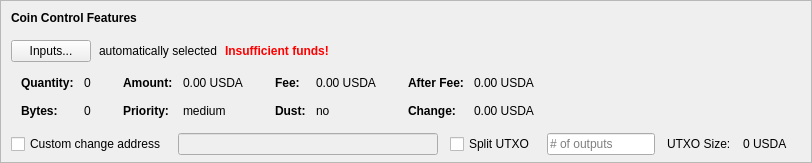
    <widget class="QFrame" name="frameCoinControl">
     <property name="sizePolicy">
      <sizepolicy hsizetype="Expanding" vsizetype="Expanding">
       <horstretch>0</horstretch>
       <verstretch>0</verstretch>
      </sizepolicy>
     </property>
     <property name="maximumSize">
      <size>
       <width>16777215</width>
       <height>16777215</height>
      </size>
     </property>
     <property name="frameShape">
      <enum>QFrame::StyledPanel</enum>
     </property>
     <property name="frameShadow">
      <enum>QFrame::Sunken</enum>
     </property>
     <layout class="QVBoxLayout" name="verticalLayoutCoinControl2">
      <property name="spacing">
       <number>0</number>
      </property>
      <property name="leftMargin">
       <number>0</number>
      </property>
      <property name="topMargin">
       <number>0</number>
      </property>
      <property name="rightMargin">
       <number>0</number>
      </property>
      <property name="bottomMargin">
       <number>6</number>
      </property>
      <item>
       <layout class="QVBoxLayout" name="verticalLayoutCoinControl" stretch="0,0,0,0,1">
        <property name="spacing">
         <number>0</number>
        </property>
        <property name="leftMargin">
         <number>10</number>
        </property>
        <property name="topMargin">
         <number>10</number>
        </property>
        <item>
         <layout class="QHBoxLayout" name="horizontalLayoutCoinControl1">
          <property name="bottomMargin">
           <number>15</number>
          </property>
          <item>
           <widget class="QLabel" name="labelCoinControlFeatures">
            <property name="sizePolicy">
             <sizepolicy hsizetype="Preferred" vsizetype="Maximum">
              <horstretch>0</horstretch>
              <verstretch>0</verstretch>
             </sizepolicy>
            </property>
            <property name="font">
             <font>
              <weight>75</weight>
              <bold>true</bold>
             </font>
            </property>
            <property name="styleSheet">
             <string notr="true">font-weight:bold;</string>
            </property>
            <property name="text">
             <string>Coin Control Features</string>
            </property>
           </widget>
          </item>
         </layout>
        </item>
        <item>
         <layout class="QHBoxLayout" name="horizontalLayoutCoinControl2" stretch="0,0,0,0">
          <property name="spacing">
           <number>8</number>
          </property>
          <property name="bottomMargin">
           <number>10</number>
          </property>
          <item>
           <widget class="QPushButton" name="pushButtonCoinControl">
            <property name="styleSheet">
             <string notr="true"/>
            </property>
            <property name="text">
             <string>Inputs...</string>
            </property>
            <property name="autoDefault">
             <bool>false</bool>
            </property>
           </widget>
          </item>
          <item>
           <widget class="QLabel" name="labelCoinControlAutomaticallySelected">
            <property name="text">
             <string>automatically selected</string>
            </property>
            <property name="margin">
             <number>5</number>
            </property>
           </widget>
          </item>
          <item>
           <widget class="QLabel" name="labelCoinControlInsuffFunds">
            <property name="font">
             <font>
              <weight>75</weight>
              <bold>true</bold>
             </font>
            </property>
            <property name="styleSheet">
             <string notr="true">color:red;font-weight:bold;</string>
            </property>
            <property name="text">
             <string>Insufficient funds!</string>
            </property>
            <property name="margin">
             <number>5</number>
            </property>
           </widget>
          </item>
          <item>
           <spacer name="horizontalSpacerCoinControl">
            <property name="orientation">
             <enum>Qt::Horizontal</enum>
            </property>
            <property name="sizeHint" stdset="0">
             <size>
              <width>40</width>
              <height>1</height>
             </size>
            </property>
           </spacer>
          </item>
         </layout>
        </item>
        <item>
         <widget class="QWidget" name="widgetCoinControl" native="true">
          <property name="sizePolicy">
           <sizepolicy hsizetype="Preferred" vsizetype="Preferred">
            <horstretch>0</horstretch>
            <verstretch>0</verstretch>
           </sizepolicy>
          </property>
          <property name="minimumSize">
           <size>
            <width>0</width>
            <height>0</height>
           </size>
          </property>
          <property name="styleSheet">
           <string notr="true"/>
          </property>
          <layout class="QHBoxLayout" name="horizontalLayoutCoinControl5">
           <property name="leftMargin">
            <number>0</number>
           </property>
           <property name="topMargin">
            <number>0</number>
           </property>
           <property name="rightMargin">
            <number>0</number>
           </property>
           <property name="bottomMargin">
            <number>0</number>
           </property>
           <item>
            <layout class="QHBoxLayout" name="horizontalLayoutCoinControl3" stretch="0,0,0,1">
             <property name="spacing">
              <number>20</number>
             </property>
             <property name="topMargin">
              <number>0</number>
             </property>
             <property name="bottomMargin">
              <number>10</number>
             </property>
             <item>
              <layout class="QFormLayout" name="formLayoutCoinControl1">
               <property name="horizontalSpacing">
                <number>10</number>
               </property>
               <property name="verticalSpacing">
                <number>14</number>
               </property>
               <property name="leftMargin">
                <number>10</number>
               </property>
               <property name="topMargin">
                <number>4</number>
               </property>
               <property name="rightMargin">
                <number>6</number>
               </property>
               <item row="0" column="0">
                <widget class="QLabel" name="labelCoinControlQuantityText">
                 <property name="font">
                  <font>
                   <weight>75</weight>
                   <bold>true</bold>
                  </font>
                 </property>
                 <property name="text">
                  <string>Quantity:</string>
                 </property>
                 <property name="margin">
                  <number>0</number>
                 </property>
                </widget>
               </item>
               <item row="0" column="1">
                <widget class="QLabel" name="labelCoinControlQuantity">
                 <property name="cursor">
                  <cursorShape>IBeamCursor</cursorShape>
                 </property>
                 <property name="contextMenuPolicy">
                  <enum>Qt::ActionsContextMenu</enum>
                 </property>
                 <property name="text">
                  <string notr="true">0</string>
                 </property>
                 <property name="margin">
                  <number>0</number>
                 </property>
                 <property name="textInteractionFlags">
                  <set>Qt::LinksAccessibleByMouse|Qt::TextSelectableByKeyboard|Qt::TextSelectableByMouse</set>
                 </property>
                </widget>
               </item>
               <item row="1" column="0">
                <widget class="QLabel" name="labelCoinControlBytesText">
                 <property name="font">
                  <font>
                   <weight>75</weight>
                   <bold>true</bold>
                  </font>
                 </property>
                 <property name="text">
                  <string>Bytes:</string>
                 </property>
                </widget>
               </item>
               <item row="1" column="1">
                <widget class="QLabel" name="labelCoinControlBytes">
                 <property name="cursor">
                  <cursorShape>IBeamCursor</cursorShape>
                 </property>
                 <property name="contextMenuPolicy">
                  <enum>Qt::ActionsContextMenu</enum>
                 </property>
                 <property name="text">
                  <string notr="true">0</string>
                 </property>
                 <property name="textInteractionFlags">
                  <set>Qt::LinksAccessibleByMouse|Qt::TextSelectableByKeyboard|Qt::TextSelectableByMouse</set>
                 </property>
                </widget>
               </item>
              </layout>
             </item>
             <item>
              <layout class="QFormLayout" name="formLayoutCoinControl2">
               <property name="horizontalSpacing">
                <number>10</number>
               </property>
               <property name="verticalSpacing">
                <number>14</number>
               </property>
               <property name="leftMargin">
                <number>6</number>
               </property>
               <property name="topMargin">
                <number>4</number>
               </property>
               <property name="rightMargin">
                <number>6</number>
               </property>
               <item row="0" column="0">
                <widget class="QLabel" name="labelCoinControlAmountText">
                 <property name="font">
                  <font>
                   <weight>75</weight>
                   <bold>true</bold>
                  </font>
                 </property>
                 <property name="text">
                  <string>Amount:</string>
                 </property>
                 <property name="margin">
                  <number>0</number>
                 </property>
                </widget>
               </item>
               <item row="0" column="1">
                <widget class="QLabel" name="labelCoinControlAmount">
                 <property name="cursor">
                  <cursorShape>IBeamCursor</cursorShape>
                 </property>
                 <property name="contextMenuPolicy">
                  <enum>Qt::ActionsContextMenu</enum>
                 </property>
                 <property name="text">
                  <string notr="true">0.00 USDA</string>
                 </property>
                 <property name="textInteractionFlags">
                  <set>Qt::LinksAccessibleByMouse|Qt::TextSelectableByKeyboard|Qt::TextSelectableByMouse</set>
                 </property>
                </widget>
               </item>
               <item row="1" column="0">
                <widget class="QLabel" name="labelCoinControlPriorityText">
                 <property name="font">
                  <font>
                   <weight>75</weight>
                   <bold>true</bold>
                  </font>
                 </property>
                 <property name="text">
                  <string>Priority:</string>
                 </property>
                </widget>
               </item>
               <item row="1" column="1">
                <widget class="QLabel" name="labelCoinControlPriority">
                 <property name="cursor">
                  <cursorShape>IBeamCursor</cursorShape>
                 </property>
                 <property name="contextMenuPolicy">
                  <enum>Qt::ActionsContextMenu</enum>
                 </property>
                 <property name="text">
                  <string>medium</string>
                 </property>
                 <property name="textInteractionFlags">
                  <set>Qt::LinksAccessibleByMouse|Qt::TextSelectableByKeyboard|Qt::TextSelectableByMouse</set>
                 </property>
                </widget>
               </item>
              </layout>
             </item>
             <item>
              <layout class="QFormLayout" name="formLayoutCoinControl3">
               <property name="horizontalSpacing">
                <number>10</number>
               </property>
               <property name="verticalSpacing">
                <number>14</number>
               </property>
               <property name="leftMargin">
                <number>6</number>
               </property>
               <property name="topMargin">
                <number>4</number>
               </property>
               <property name="rightMargin">
                <number>6</number>
               </property>
               <item row="0" column="0">
                <widget class="QLabel" name="labelCoinControlFeeText">
                 <property name="font">
                  <font>
                   <weight>75</weight>
                   <bold>true</bold>
                  </font>
                 </property>
                 <property name="text">
                  <string>Fee:</string>
                 </property>
                 <property name="margin">
                  <number>0</number>
                 </property>
                </widget>
               </item>
               <item row="0" column="1">
                <widget class="QLabel" name="labelCoinControlFee">
                 <property name="cursor">
                  <cursorShape>IBeamCursor</cursorShape>
                 </property>
                 <property name="contextMenuPolicy">
                  <enum>Qt::ActionsContextMenu</enum>
                 </property>
                 <property name="text">
                  <string notr="true">0.00 USDA</string>
                 </property>
                 <property name="textInteractionFlags">
                  <set>Qt::LinksAccessibleByMouse|Qt::TextSelectableByKeyboard|Qt::TextSelectableByMouse</set>
                 </property>
                </widget>
               </item>
               <item row="1" column="0">
                <widget class="QLabel" name="labelCoinControlLowOutputText">
                 <property name="font">
                  <font>
                   <weight>75</weight>
                   <bold>true</bold>
                  </font>
                 </property>
                 <property name="text">
                  <string>Dust:</string>
                 </property>
                </widget>
               </item>
               <item row="1" column="1">
                <widget class="QLabel" name="labelCoinControlLowOutput">
                 <property name="cursor">
                  <cursorShape>IBeamCursor</cursorShape>
                 </property>
                 <property name="contextMenuPolicy">
                  <enum>Qt::ActionsContextMenu</enum>
                 </property>
                 <property name="text">
                  <string>no</string>
                 </property>
                 <property name="textInteractionFlags">
                  <set>Qt::LinksAccessibleByMouse|Qt::TextSelectableByKeyboard|Qt::TextSelectableByMouse</set>
                 </property>
                </widget>
               </item>
              </layout>
             </item>
             <item>
              <layout class="QFormLayout" name="formLayoutCoinControl4">
               <property name="horizontalSpacing">
                <number>10</number>
               </property>
               <property name="verticalSpacing">
                <number>14</number>
               </property>
               <property name="leftMargin">
                <number>6</number>
               </property>
               <property name="topMargin">
                <number>4</number>
               </property>
               <property name="rightMargin">
                <number>6</number>
               </property>
               <item row="0" column="0">
                <widget class="QLabel" name="labelCoinControlAfterFeeText">
                 <property name="font">
                  <font>
                   <weight>75</weight>
                   <bold>true</bold>
                  </font>
                 </property>
                 <property name="text">
                  <string>After Fee:</string>
                 </property>
                 <property name="margin">
                  <number>0</number>
                 </property>
                </widget>
               </item>
               <item row="0" column="1">
                <widget class="QLabel" name="labelCoinControlAfterFee">
                 <property name="cursor">
                  <cursorShape>IBeamCursor</cursorShape>
                 </property>
                 <property name="contextMenuPolicy">
                  <enum>Qt::ActionsContextMenu</enum>
                 </property>
                 <property name="text">
                  <string notr="true">0.00 USDA</string>
                 </property>
                 <property name="textInteractionFlags">
                  <set>Qt::LinksAccessibleByMouse|Qt::TextSelectableByKeyboard|Qt::TextSelectableByMouse</set>
                 </property>
                </widget>
               </item>
               <item row="1" column="0">
                <widget class="QLabel" name="labelCoinControlChangeText">
                 <property name="font">
                  <font>
                   <weight>75</weight>
                   <bold>true</bold>
                  </font>
                 </property>
                 <property name="text">
                  <string>Change:</string>
                 </property>
                </widget>
               </item>
               <item row="1" column="1">
                <widget class="QLabel" name="labelCoinControlChange">
                 <property name="cursor">
                  <cursorShape>IBeamCursor</cursorShape>
                 </property>
                 <property name="contextMenuPolicy">
                  <enum>Qt::ActionsContextMenu</enum>
                 </property>
                 <property name="text">
                  <string notr="true">0.00 USDA</string>
                 </property>
                 <property name="textInteractionFlags">
                  <set>Qt::LinksAccessibleByMouse|Qt::TextSelectableByKeyboard|Qt::TextSelectableByMouse</set>
                 </property>
                </widget>
               </item>
              </layout>
             </item>
            </layout>
           </item>
          </layout>
         </widget>
        </item>
        <item>
         <layout class="QHBoxLayout" name="horizontalLayoutCoinControl4" stretch="0,0,0,0,0,0,0">
          <property name="spacing">
           <number>12</number>
          </property>
          <property name="sizeConstraint">
           <enum>QLayout::SetDefaultConstraint</enum>
          </property>
          <property name="topMargin">
           <number>5</number>
          </property>
          <property name="rightMargin">
           <number>5</number>
          </property>
          <item>
           <widget class="QCheckBox" name="checkBoxCoinControlChange">
            <property name="toolTip">
             <string>If this is activated, but the change address is empty or invalid, change will be sent to a newly generated address.</string>
            </property>
            <property name="text">
             <string>Custom change address</string>
            </property>
           </widget>
          </item>
          <item>
           <widget class="QValidatedLineEdit" name="lineEditCoinControlChange">
            <property name="enabled">
             <bool>false</bool>
            </property>
            <property name="sizePolicy">
             <sizepolicy hsizetype="Expanding" vsizetype="Fixed">
              <horstretch>0</horstretch>
              <verstretch>0</verstretch>
             </sizepolicy>
            </property>
           </widget>
          </item>
          <item>
           <widget class="QCheckBox" name="splitBlockCheckBox">
            <property name="text">
             <string>Split UTXO</string>
            </property>
           </widget>
          </item>
          <item>
           <widget class="QLineEdit" name="splitBlockLineEdit">
            <property name="sizePolicy">
             <sizepolicy hsizetype="Fixed" vsizetype="Fixed">
              <horstretch>50</horstretch>
              <verstretch>0</verstretch>
             </sizepolicy>
            </property>
            <property name="placeholderText">
             <string># of outputs</string>
            </property>
           </widget>
          </item>
          <item>
           <widget class="QLabel" name="labelBlockSizeText">
            <property name="text">
             <string>UTXO Size:</string>
            </property>
           </widget>
          </item>
          <item>
           <widget class="QLabel" name="labelBlockSize">
            <property name="text">
             <string>0 USDA</string>
            </property>
           </widget>
          </item>
          <item>
           <widget class="QLabel" name="labelCoinControlChangeLabel">
            <property name="sizePolicy">
             <sizepolicy hsizetype="Preferred" vsizetype="Expanding">
              <horstretch>0</horstretch>
              <verstretch>0</verstretch>
             </sizepolicy>
            </property>
            <property name="minimumSize">
             <size>
              <width>0</width>
              <height>0</height>
             </size>
            </property>
            <property name="text">
             <string/>
            </property>
            <property name="margin">
             <number>3</number>
            </property>
           </widget>
          </item>
         </layout>
        </item>
        <item>
         <spacer name="verticalSpacerCoinControl">
          <property name="orientation">
           <enum>Qt::Vertical</enum>
          </property>
          <property name="sizeHint" stdset="0">
           <size>
            <width>800</width>
            <height>1</height>
           </size>
          </property>
         </spacer>
        </item>
       </layout>
      </item>
     </layout>
    </widget>
